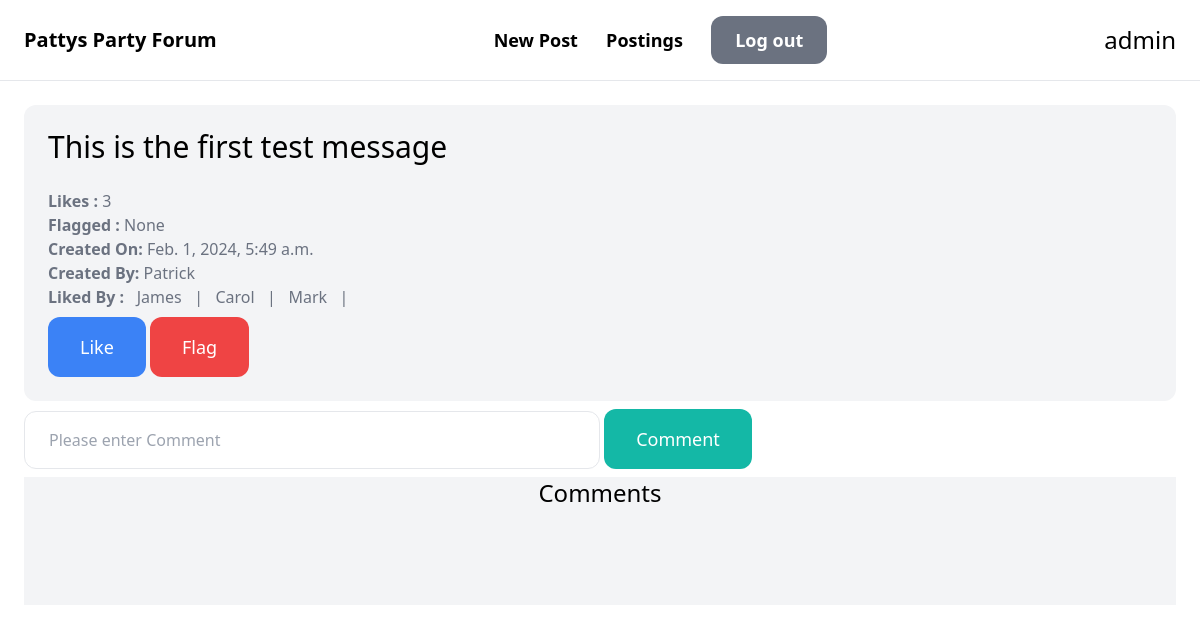
Before: /posts/1/ (signed in) with the older database file.
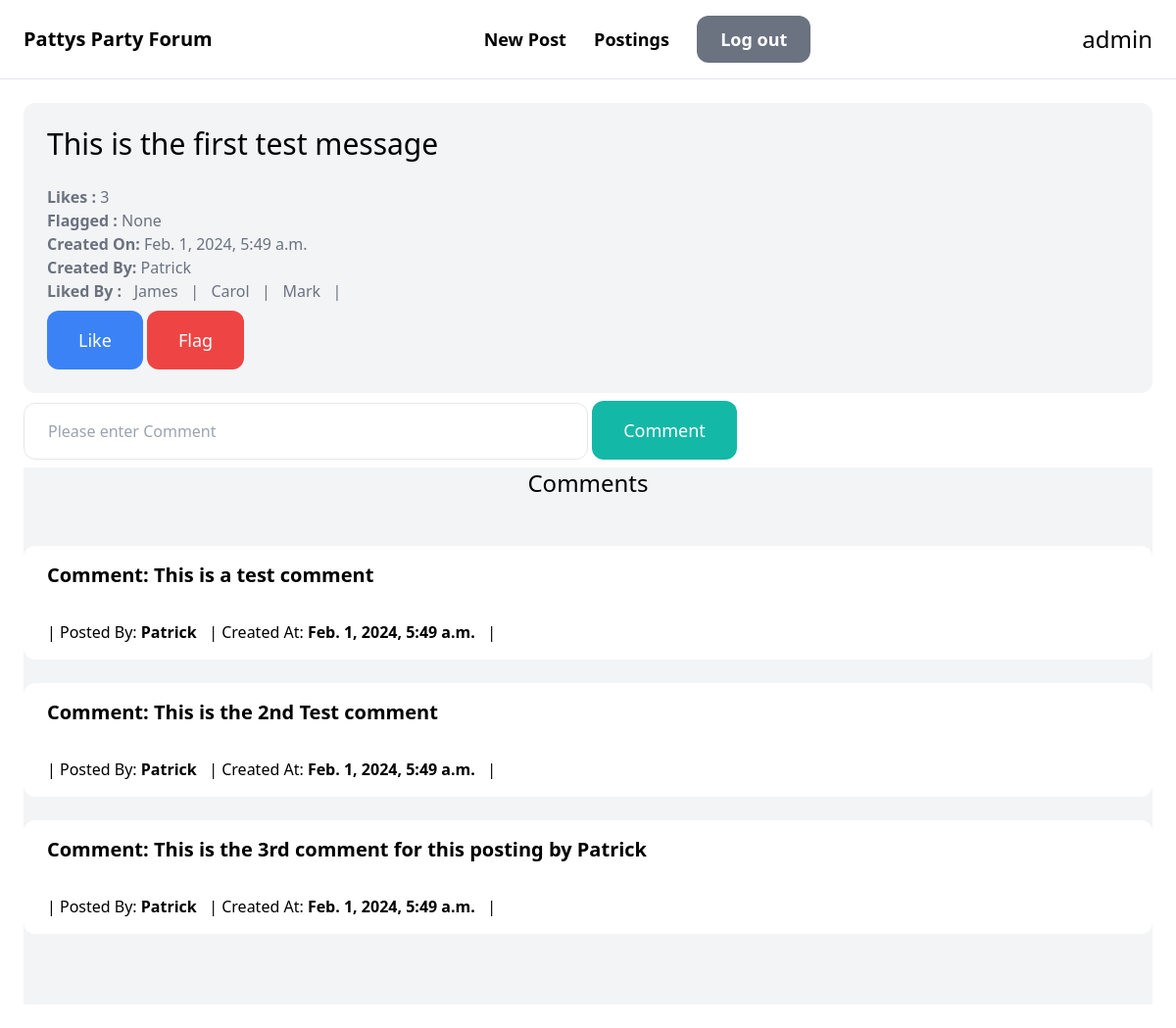
After: the same page with the newer database file.
### post/models.py (models this page shows, shortened)
class Post(models.Model):
    message = models.CharField(max_length=255)
    flagged = models.BooleanField(blank=True, null=True)
    created_by = models.ForeignKey(User, related_name='user_posts', on_delete=models.CASCADE)
    created_at = models.DateTimeField(auto_now_add=True)
    class Meta:
        verbose_name_plural = 'Posts'
        permissions = (
            ("regular_users", "Can Post, comment and Like"),
            ("moderator_users", "Can tag posts as misleading"),
        )

### like/models.py (models this page shows, shortened)
class Like(models.Model):
    post = models.ForeignKey(Post, related_name='post_likes', on_delete=models.CASCADE)
    user = models.ForeignKey(User, related_name='user_likes', on_delete=models.CASCADE)
    created_at = models.DateTimeField(auto_now_add=True)
    class Meta:
        verbose_name_plural = 'Likes'

### comment/models.py (models this page shows, shortened)
class Comment(models.Model):
    comment = models.CharField(max_length=255)
    post = models.ForeignKey(Post, related_name='post_comments', on_delete=models.CASCADE)
    user = models.ForeignKey(User, related_name='user_comments', on_delete=models.CASCADE)
    created_at = models.DateTimeField(auto_now_add=True)
    class Meta:
        verbose_name_plural = 'Comments'

### post/views.py (the view)
# urls.py: path('<int:pk>/', views.detail, name='detail'),
@login_required
def detail(request, pk):
    post = Post.objects.filter(Q(pk=pk)).annotate(count_likes=Count('post_likes')).first()
    likes = Like.objects.filter(Q(post=post))
    comments = Comment.objects.filter(Q(post=post))
    return render(request, 'detail.html', {
        'post': post,
        'likes': likes,
        'comments': comments,
    })

### post/templates/detail.html (shortened to what this page needs)
{% extends 'base.html' %}
{% block content %}
    <div class="gap-6">
        <div class="col-span-2 p-6 bg-gray-100 rounded-xl">
            <h1 class="mb-6 text-3xl">{{ post.message }}</h1>
            <p class="text-gray-500"><strong>Likes :     </strong>{{ post.count_likes }}</p>
            <p class="text-gray-500"><strong>Flagged :   </strong>{{ post.flagged }}</p>
            <p class="text-gray-500"><strong>Created On: </strong>{{ post.created_at }}</p>
            <p class="text-gray-500"><strong>Created By: </strong>{{ post.created_by.username }}</p>
            <p class="text-gray-500"><strong>Liked By :     </strong>
                {%  for like in likes %}
                 &nbsp   {{ like.user }} &nbsp  |
                {% endfor %}
            </p>
            <a href="{% url 'post:like' post.id %}" class="mt-2 py-4 px-8 inline-block bg-blue-500 text-lg rounded-xl text-white">Like</a>
            {%  if 'post.moderator_users' in perms %}
                <a href="{% url 'post:flag' post.id %}" class="mt-2 py-4 px-8 inline-block bg-red-500 text-lg rounded-xl text-white">Flag</a>
            {% endif %}
        </div>
    </div>
    <div class="col-span-1">
        <form method="get" action="{% url 'post:comment' post.pk %}">
            <input name="comment" class="w-1/2 py-4 px-6 border rounded-xl" type="text" value="{{ query }}" placeholder="Please enter Comment">
            <button class="text-center mt-2 mb-2 py-4 px-8 text-lg bg-teal-500 text-white rounded-xl">Comment</button>
        </form>
    </div>
    <div class="pb-6  bg-gray-100">
        <h3 class="mb-12 text-2xl text-center">Comments</h3>
        <div class="col-span-3">
            <div class=" pb-6 bg-gray-100">
                {% for comment in comments %}
                    <div class=" pb-6 bg-gray-100">
                        <div class=" text-xl font-semibold py-4 px-6 bg-white rounded-t-xl">
                            Comment: {{ comment.comment }}
                        </div>
                        <div class="py-4 px-6 p-6 bg-white rounded-b-xl">
                            | Posted By: <b> {{ post.created_by }} </b> &nbsp
                            | Created At: <b> {{ post.created_at }} </b> &nbsp |
                        </div>
                    </div>
                {% endfor %}
            </div>
        </div>
    </div>
{% endblock %}

### templates/base.html (shortened to what this page needs)
<!doctype html>
<html>
    <head>
        <script src="https://cdn.tailwindcss.com"></script>
    </head>
    <body>
        <nav class="py-6 px-6 flex justify-between items-center border-b border-gray-200">
            <a href="/" class="text-xl font-semibold">Pattys Party Forum</a>
            <div class="space-x-6">
                {%  if request.user.is_authenticated  %}
                    <a href="{% url 'post:new' %}" class="text-lg font-semibold hover:text-gray-500">New Post</a>
                    <a href="{% url 'post:posts' %}" class="text-lg font-semibold hover:text-gray-500">Postings</a>
                    <a href="{% url 'logout' %}" class="px-6 py-3 text-lg font-semibold bg-gray-500 text-white rounded-xl hover:bg-gray-700">Log out</a>
                {%  else %}
                    <a href="{% url 'signup' %}" class="px-6 py-3 text-lg font-semibold bg-teal-500 text-white rounded-xl hover:bg-teal-700">Sign up</a>
                    <a href="{% url 'login' %}" class="px-6 py-3 text-lg font-semibold bg-gray-500 text-white rounded-xl hover:bg-gray-700">Log in</a>
                {% endif %}
            </div>
        <div>
            <h3 class="text-align: center text-2xl text-center">
                {%  if request.user.is_authenticated %}
                    {{ request.user.username }}
                {% else %}
                    Anonymous
                {%  endif %}
            </h3>
        </div>
        </nav>
        <div class="px-6 py-6">
            {% block content %}
            {% endblock %}
        </div>
    </body>
</html>

Changed rows visible on the page:
added Comment: comment "This is a test comment", {{ post.created_by }} "Patrick", {{ post.created_at }} "Feb. 1, 2024, 5:49 a.m."
added Comment: comment "This is the 2nd Test comment", {{ post.created_by }} "Patrick", {{ post.created_at }} "Feb. 1, 2024, 5:49 a.m."
added Comment: comment "This is the 3rd comment for this posting by Patrick", {{ post.created_by }} "Patrick", {{ post.created_at }} "Feb. 1, 2024, 5:49 a.m."
